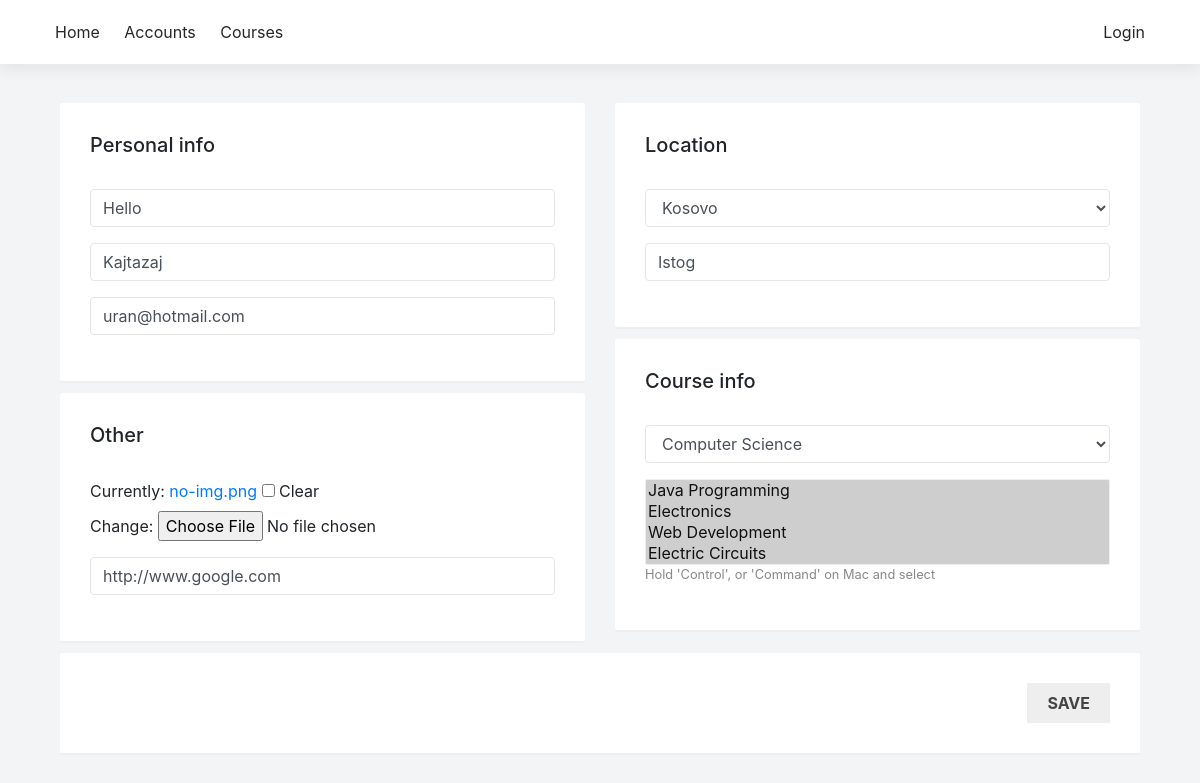
Page /profile/edit/14 on the earlier database version.
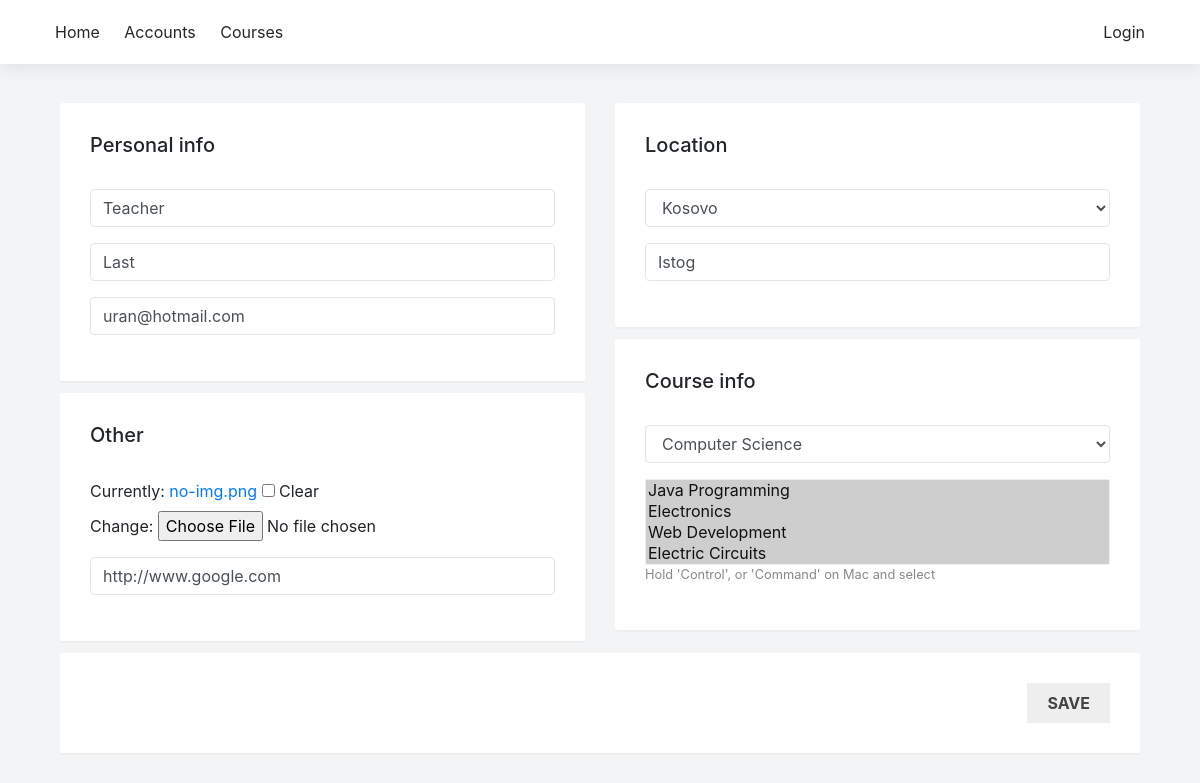
Same page on the later database version.
### sems/models.py (models this page shows, shortened)
class Student(models.Model):
    user = models.OneToOneField(User, on_delete=models.CASCADE, null=True)
    first_name = models.CharField(max_length=100, null=True)
    last_name = models.CharField(max_length=100, null=True)
    picture = models.ImageField(null=True, blank=True, default='no-img.png')
    website = models.URLField(max_length=100, null=True, blank=True)
    email = models.EmailField(max_length=100, null=True)
    program = models.ForeignKey(Program, on_delete=models.SET_NULL, null=True)
    country = models.ForeignKey(State, on_delete=models.SET_NULL, null=True)
    city = models.CharField(max_length=100, null=True)
    course = models.ManyToManyField(Course, related_name='course')
    course_teacher = models.ManyToManyField(Course, related_name='course_teacher')

### sems/views.py (the view)
# urls.py: path('profile/edit/<int:pk>', views.user_edit, name='user_edit'),
def user_edit(request, pk):
    user = Student.objects.get(pk=pk)
    instance = get_object_or_404(Student, pk=pk)
    if request.method == 'POST':
        form = UpdateProfile(request.POST, instance = instance)
        if form.is_valid():
            form.save()
            return redirect('students')
    else:
        form = UpdateProfile(instance=instance)
    return render(
        request, 'user_profile_edit.html', {'form': form, 'user': user},
    )

### sems/forms.py
class UpdateProfile(forms.ModelForm):
    class Meta:
        model = Student
        fields = ('first_name', 'last_name', 'email', 'course', 'program', 'country', 'city', 'picture', 'website', )
    def __init__(self, *args, **kwargs):
        super().__init__(*args, **kwargs)
        self.fields['first_name'].widget.attrs.update({'class': 'form-control', 'placeholder': 'First Name'})
        self.fields['last_name'].widget.attrs.update({'class': 'form-control', 'placeholder': 'Last Name'})
        self.fields['email'].widget.attrs.update({'class': 'form-control', 'placeholder': 'Email'})
        self.fields['program'].widget.attrs.update({'class': 'form-control'})
        self.fields['country'].widget.attrs.update({'class': 'form-control'})
        self.fields['city'].widget.attrs.update({'class': 'form-control', 'placeholder': 'City'})
        self.fields['website'].widget.attrs.update({'class': 'form-control', 'placeholder': 'Website'})
        self.fields['course'].widget.attrs.update({'class': 'full-width'})

### sems/models.py (called while the page is built)
    def __str__(self):
        return self.name

    def __str__(self):
        return self.name

    def __str__(self):
        return self.name

### sems/templates/user_profile_edit.html (shortened to what this page needs)
{% extends 'base_generic.html' %}
{% block javascript %}
{% load static %}
{% endblock %}
{% block content %}
<div class="container">
        <form method="post">
            <div class="row">
                <div class="col-md-6">
                    <div class="card-box">
                        <h5>Personal info</h5><br/>
                        <div class="form-group">
                            {{ form.first_name }}
                        </div>
                        <div class="form-group">
                            {{ form.last_name }}
                        </div>
                        <div class="form-group">
                            {{ form.email }}
                        </div>
                    </div>
                    <div class="card-box">
                        <h5>Other</h5><br/>
                        <div class="form-group">
                            {{ form.picture }}
                        </div>
                        <div class="form-group">
                            {{ form.website }}
                        </div>
                    </div>
                </div>
                <div class="col-md-6">
                    <div class="card-box">
                        <h5>Location</h5><br/>
                        <div class="form-group">
                            {{ form.country }}
                        </div>
                        <div class="form-group">
                            {{ form.city }}
                        </div>
                    </div>
                    <div class="card-box">
                        <h5>Course info</h5><br/>
                        <div class="form-group">
                            {{ form.program }}
                        </div>
                        <div class="form-group">
                            {{ form.course }}<br/>
                            <small class="faded">Hold 'Control', or 'Command' on Mac and select</small>
                        </div>
                    </div>
                </div>
                <div class="col-md-12">
                    <div class="card-box text-right">
                        <input type="submit" class="btn btn-primary" value="SAVE">
                    </div>
                </div>
            </div>
        </form>
</div>
{% endblock %}

Differences in the rows shown:
changed Student "uran@hotmail.com": first_name "Hello" → "Teacher"; last_name "Kajtazaj" → "Last"
